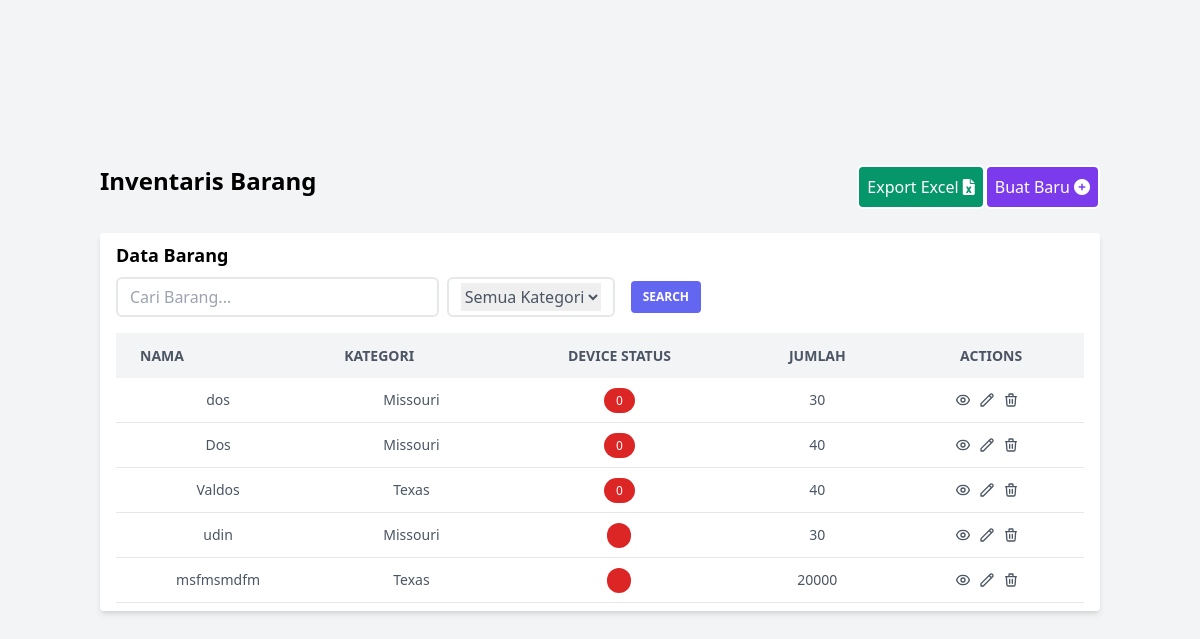
/index.php/inventory, run on an earlier commit of the app's database.
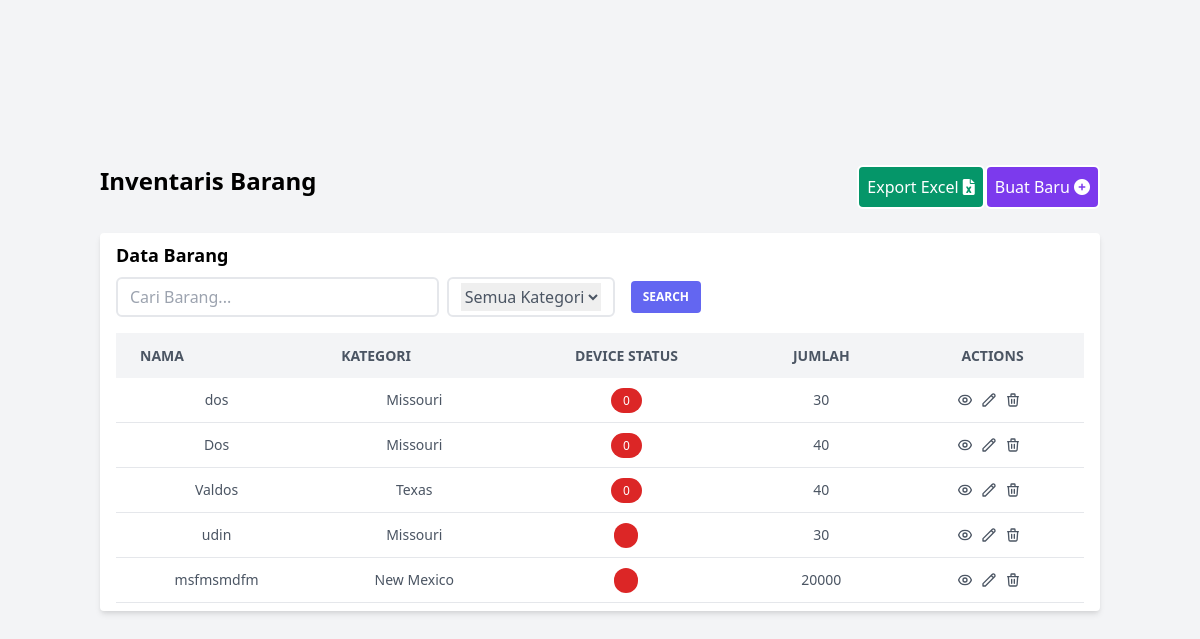
And on a later commit of the database.
### tables this page shows
CREATE TABLE inventories(
id INTEGER PRIMARY KEY AUTOINCREMENT,
name VARCHAR(255),
category VARCHAR(255),
device_status VARCHAR(10),
jumlah INT(11));

### application/controllers/Inventory.php (called while the page is built, shortened)
<?php
class Inventory extends CI_Controller {
	public function __construct(){
		$this->load->model('InventoryModel');
		$this->model = $this->InventoryModel;
	}
	public function index()
	{
        if(isset($_POST['search'])){
            $this->model->name = $_POST['barang'];
            $this->model->get_search();
        }else{
            $this->model->get_rows();
        }
        $data = array('model' => $this->model);
        $this->load->view('inventory/index', $data);
    }
}

### index.php (called while the page is built, shortened)
<?php
require_once BASEPATH.'core/CodeIgniter.php';

### application/models/InventoryModel.php (called while the page is built, shortened)
<?php
    class InventoryModel extends CI_Model {
        public function get_rows(){
            $sql = "SELECT * FROM inventories ORDER BY id DESC";
            $query = $this->db->query($sql);
            $rows = array();
            foreach($query->result() as $row){
                $rows[] = $row;
            }
            $this->rows = $rows;
        }
    }
?>

### application/views/inventory/index.php (the view, shortened to what this page needs)
<!DOCTYPE html>
<html lang="en">
<head>
    <link href="https://unpkg.com/tailwindcss@^2/dist/tailwind.min.css" rel="stylesheet">
    <link rel="stylesheet" href="https://cdnjs.cloudflare.com/ajax/libs/font-awesome/6.0.0-beta2/css/all.min.css" />
</head>
<body class="bg-blueGray-50">
<div class="overflow-x-auto">
    <div class="min-w-screen min-h-screen bg-gray-100 flex items-center justify-center bg-gray-100 font-sans overflow-hidden">
        <div class="w-2/4 lg:w-5/6">
            <div class="flex">
                <div class="flex-1">
                    <h1 class="text-2xl font-bold">Inventaris Barang</h1>
                </div>
                <div class="flex-1">
                    <a href="<?php echo site_url('/inventory/create/');?>" class="bg-purple-600 px-2 py-2 rounded-md text-white float-right border-white border-2 hover:bg-purple-700">
                        Buat Baru <span class="fa fa-plus-circle"></span>
                    </a>
                    <a href="<?php echo site_url('/inventory/export_excel/');?>" class="bg-green-600 px-2 py-2 rounded-md text-white float-right border-white border-2 hover:bg-green-700">
                        Export Excel <span class="fa fa-file-excel"></span>
                    </a>
                </div>
            </div>
            <div class="bg-white shadow-md rounded my-6 px-4 py-2">
                <h3 class="font-semibold text-lg">Data Barang</h3>
                <form action="<?= site_url('inventory/index') ?>" method="post">
                <div class="flex space-x-2">
                    <div class="w-4/12 mt-2 mb-2 border-2 py-1 px-3 flex justify-between rounded-md">
                        <input class="flex-grow outline-none text-gray-600 focus:text-blue-600" type="text" name="barang" placeholder="Cari Barang..." />
                    </div>
                    <div class="mt-2 mb-2 border-2 py-1 px-3 flex justify-between rounded-md">
                        <select name="" id="" class="flex-grow outline-none text-gray-600 focus:text-blue-600">
                            <option value="">Semua Kategori</option>
                        </select>
                    </div>
                    <div class="py-3 px-2">
                        <input type="submit" name="search" value="Search" class="bg-indigo-500 text-white active:bg-indigo-600 text-xs font-bold uppercase px-3 py-2 rounded outline-none focus:outline-none ease-linear transition-all duration-150">
                    </div>
                </div>
                </form>
                <table class="min-w-max w-full table-auto mt-2">
                    <thead>
                    <tr class="bg-gray-100 text-gray-600 uppercase text-sm leading-normal">
                        <th class="py-3 px-6 text-left">Nama</th>
                        <th class="py-3 px-6 text-left">Kategori</th>
                        <th class="py-3 px-6 text-center">Device Status</th>
                        <th class="py-3 px-6 text-center">Jumlah</th>
                        <th class="py-3 px-6 text-center">Actions</th>
                    </tr>
                    </thead>
                    <tbody class="text-gray-600 text-sm font-light">
                    <?php foreach($model->rows as $row){ ?>
                        <tr class="border-b border-gray-200 hover:bg-gray-100">
                            <td class="py-3 px-6 text-center">
                                <?= $row->name;?>
                            </td>
                            <td class="py-3 px-6 text-center">
                                <?= $row->category;?>
                            </td>
                            <td class="py-3 px-6 text-center">
                                <?php if($row->device_status == "ON"){ ?>
                                    <span class="bg-green-600 text-white py-1 px-3 rounded-full text-xs"><?= $row->device_status;?></span>
                                <?php }else{ ?>
                                    <span class="bg-red-600 text-white py-1 px-3 rounded-full text-xs"><?= $row->device_status;?></span>
                                <?php } ?>
                            </td>
                            <td class="py-3 px-6 text-center">
                                <?= $row->jumlah;?>
                            </td>
                            <td class="py-3 px-6 text-center">
                                <div class="flex item-center justify-center">
                                    <a href="" class="w-4 mr-2 transform hover:text-purple-500 hover:scale-110">
                                    </a>
                                    <a href="<?php echo site_url('/inventory/edit/'.$row->id);?>" class="w-4 mr-2 transform hover:text-green-500 hover:scale-110">
                                        <svg xmlns="http://www.w3.org/2000/svg" fill="none" viewBox="0 0 24 24" stroke="currentColor">
                                            <path stroke-linecap="round" stroke-linejoin="round" stroke-width="2" d="M15.232 5.232l3.536 3.536m-2.036-5.036a2.5 2.5 0 113.536 3.536L6.5 21.036H3v-3.572L16.732 3.732z" />
                                        </svg>
                                    </a>
                                    <a href="<?php echo site_url('/inventory/delete/'.$row->id);?>" onClick="return confirm('Yakin akan dihapus?')" class="w-4 mr-2 transform hover:text-red-500 hover:scale-110">
                                        <svg xmlns="http://www.w3.org/2000/svg" fill="none" viewBox="0 0 24 24" stroke="currentColor">
                                            <path stroke-linecap="round" stroke-linejoin="round" stroke-width="2" d="M19 7l-.867 12.142A2 2 0 0116.138 21H7.862a2 2 0 01-1.995-1.858L5 7m5 4v6m4-6v6m1-10V4a1 1 0 00-1-1h-4a1 1 0 00-1 1v3M4 7h16" />
                                        </svg>
                                    </a>
                                </div>
                            </td>
                        </tr>
                    <?php } ?>
                    </tbody>
                </table>
            </div>
        </div>
    </div>
</div>
</body>
</html>

What changed in the data, as far as the page shows it:
changed inventories "msfmsmdfm": category "Texas" → "New Mexico"
